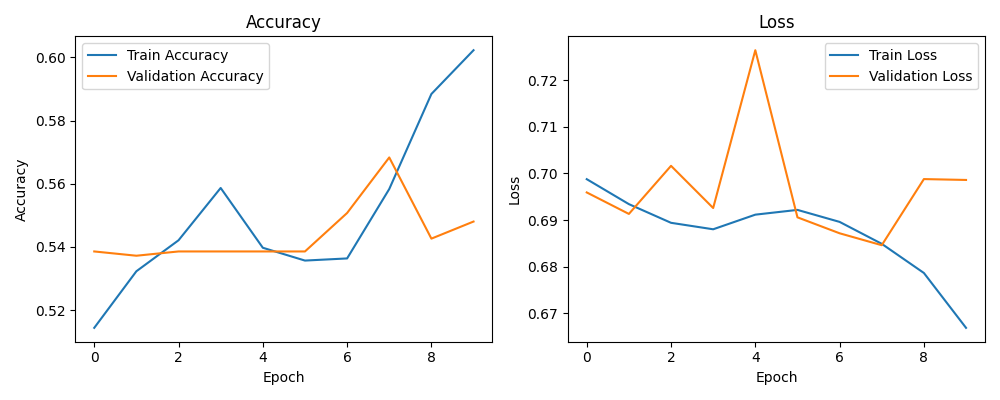

Python code for this plot:
import tensorflow as tf
from tensorflow.keras import layers, models
import matplotlib.pyplot as plt

data_dir = 'dataset'
img_height, img_width = 128, 128
batch_size = 16
epochs = 10

# Loading dataset
train_ds = tf.keras.utils.image_dataset_from_directory(
    data_dir,
    validation_split=0.2,
    subset="training",
    seed=123,
    image_size=(img_height, img_width),
    batch_size=batch_size
)

val_ds = tf.keras.utils.image_dataset_from_directory(
    data_dir,
    validation_split=0.2,
    subset="validation",
    seed=123,
    image_size=(img_height, img_width),
    batch_size=batch_size
)

# Building CNN model
model = models.Sequential([
    layers.Rescaling(1./255, input_shape=(img_height, img_width, 3)),

    layers.Conv2D(32, 3, activation='relu'),
    layers.MaxPooling2D(),

    layers.Conv2D(64, 3, activation='relu'),
    layers.MaxPooling2D(),

    layers.Conv2D(128, 3, activation='relu'),
    layers.MaxPooling2D(),

    layers.Flatten(),
    layers.Dense(64, activation='relu'),
    layers.Dense(1, activation='sigmoid')
])

# compile model
model.compile(
    optimizer='adam',
    loss='binary_crossentropy',
    metrics=['accuracy']
)

# model training
history = model.fit(
    train_ds,
    validation_data=val_ds,
    epochs=epochs
)

# save model
model.save('cnn_model.h5')
print("Model saved as 'cnn_model.h5'")

# plot graphs
plt.figure(figsize=(10,4))

# accuracy graph
plt.subplot(1,2,1)
plt.plot(history.history['accuracy'], label='Train Accuracy')
plt.plot(history.history['val_accuracy'], label='Validation Accuracy')
plt.title('Accuracy')
plt.xlabel('Epoch')
plt.ylabel('Accuracy')
plt.legend()

# loss graph
plt.subplot(1,2,2)
plt.plot(history.history['loss'], label='Train Loss')
plt.plot(history.history['val_loss'], label='Validation Loss')
plt.title('Loss')
plt.xlabel('Epoch')
plt.ylabel('Loss')
plt.legend()

plt.tight_layout()
plt.show()
